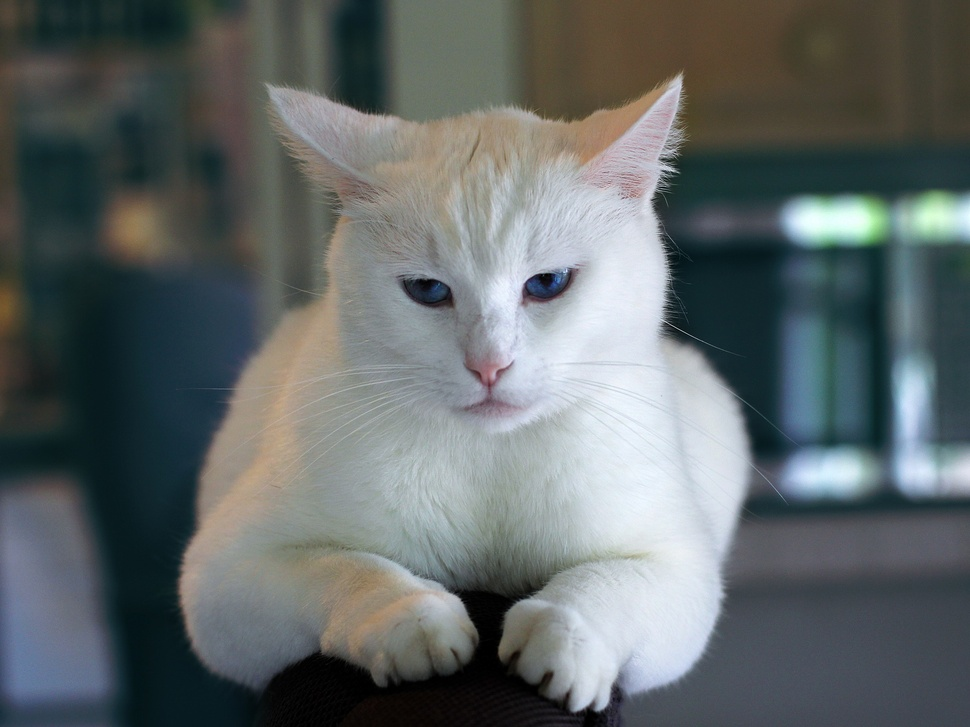
#> input picture scripts/funciones_python/muestra.jpg, 970 x 727 px, shrunk from 1920 x 1440 before the run, found by its file name
$ python reflejar_horizontal.py
#> lines starting #> are read from the running program, lines starting #| are printed output that depends on the picture
# -*- coding: utf-8 -*-
"""
Created on Thu Feb  8 09:08:30 2024

@author: USUARIO
"""

from PIL import Image

def reflejar_horizontal(imagen_path):
    """Refleja horizontalmente una imagen cuadrada.

    Args:
        imagen_path (str): Ruta de la imagen a reflejar.

    Returns:
        PIL.Image: Imagen reflejada horizontalmente.
    """
#> called with imagen_path = 'muestra.jpg'
    imagen = Image.open(imagen_path)
#> imagen is the input picture: PIL image 970x727 RGB; mean R, G, B 97.5, 104.4, 104.8
    imagen_reflejada = imagen.transpose(Image.FLIP_LEFT_RIGHT)
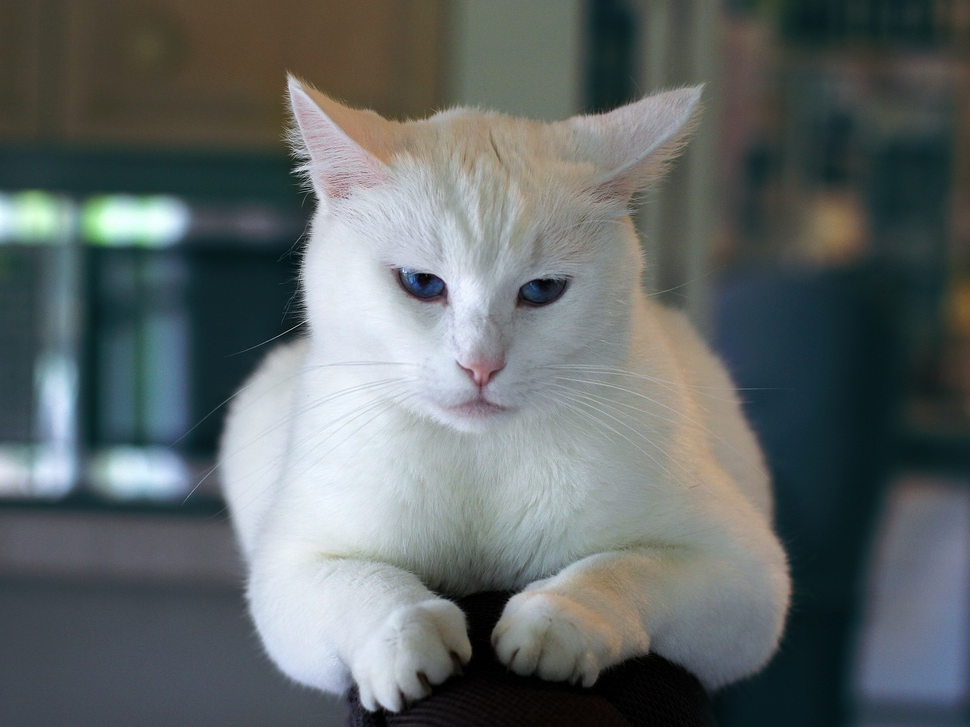
#> imagen_reflejada: PIL image 970x727 RGB; mean R, G, B 97.5, 104.4, 104.8
    return imagen_reflejada

# Ruta de la imagen "muestra.jpg"
imagen_path = "muestra.jpg"

# Reflejar horizontalmente la imagen
imagen_reflejada = reflejar_horizontal(imagen_path)

# Mostrar la imagen original y la imagen reflejada
imagen_reflejada.show()
